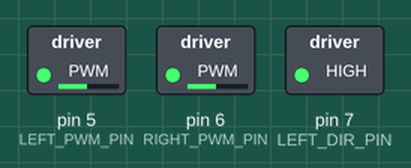
The sketch below on a simulated Arduino Uno, built with avr-gcc and run on an emulated ATmega328P. Parts: switched loads named in the sketch (green lamp = pin HIGH).

Above: at 0.05 s.
At 5.95 s:
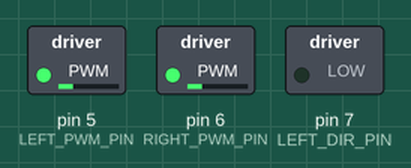
Timing chart, 0 to 7.8 s (numbered marks = the images above):
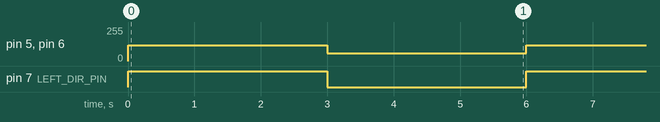

The sketch:

00MotorControl.ino
```cpp
#define RIGHT_PWM_PIN  6
#define RIGHT_DIR_PIN  8

#define LEFT_PWM_PIN   5
#define LEFT_DIR_PIN   7

#define MAX_PWM 255
#define HIGH_PWM 120
#define LOW_PWM  60
#define MIN_PWM 0

void lowSpeed(){
  analogWrite(RIGHT_PWM_PIN, LOW_PWM);
  analogWrite(LEFT_PWM_PIN, LOW_PWM);
}

void highSpeed(){
  analogWrite(RIGHT_PWM_PIN, HIGH_PWM);
  analogWrite(LEFT_PWM_PIN, HIGH_PWM);
}

void turnRight()
{
  digitalWrite(RIGHT_DIR_PIN, HIGH);
  digitalWrite(LEFT_DIR_PIN, HIGH);
}

void turnLeft()
{
  digitalWrite(RIGHT_DIR_PIN, LOW);
  digitalWrite(LEFT_DIR_PIN, LOW);
}

void setup() {
  // put your setup code here, to run once:
  pinMode(RIGHT_PWM_PIN, OUTPUT);
  pinMode(LEFT_DIR_PIN, OUTPUT);
  pinMode(LEFT_PWM_PIN, OUTPUT);
  pinMode(LEFT_DIR_PIN, OUTPUT);

  // Wheel Direction
  lowSpeed();
  turnLeft();
}

void loop() {
  // put your main code here, to run repeatedly:
  highSpeed();
  turnRight();
  delay(3000);
  lowSpeed();
  turnLeft();
  delay(3000);
}
```

Measured:
- by itself, pin 5 (LEFT_PWM_PIN), pin 6 (RIGHT_PWM_PIN): alternates 120/255 for 3.0 s and 60/255 for 3.0 s
- by itself, pin 7 (LEFT_DIR_PIN): alternates HIGH for 3.0 s and LOW for 3.0 s
